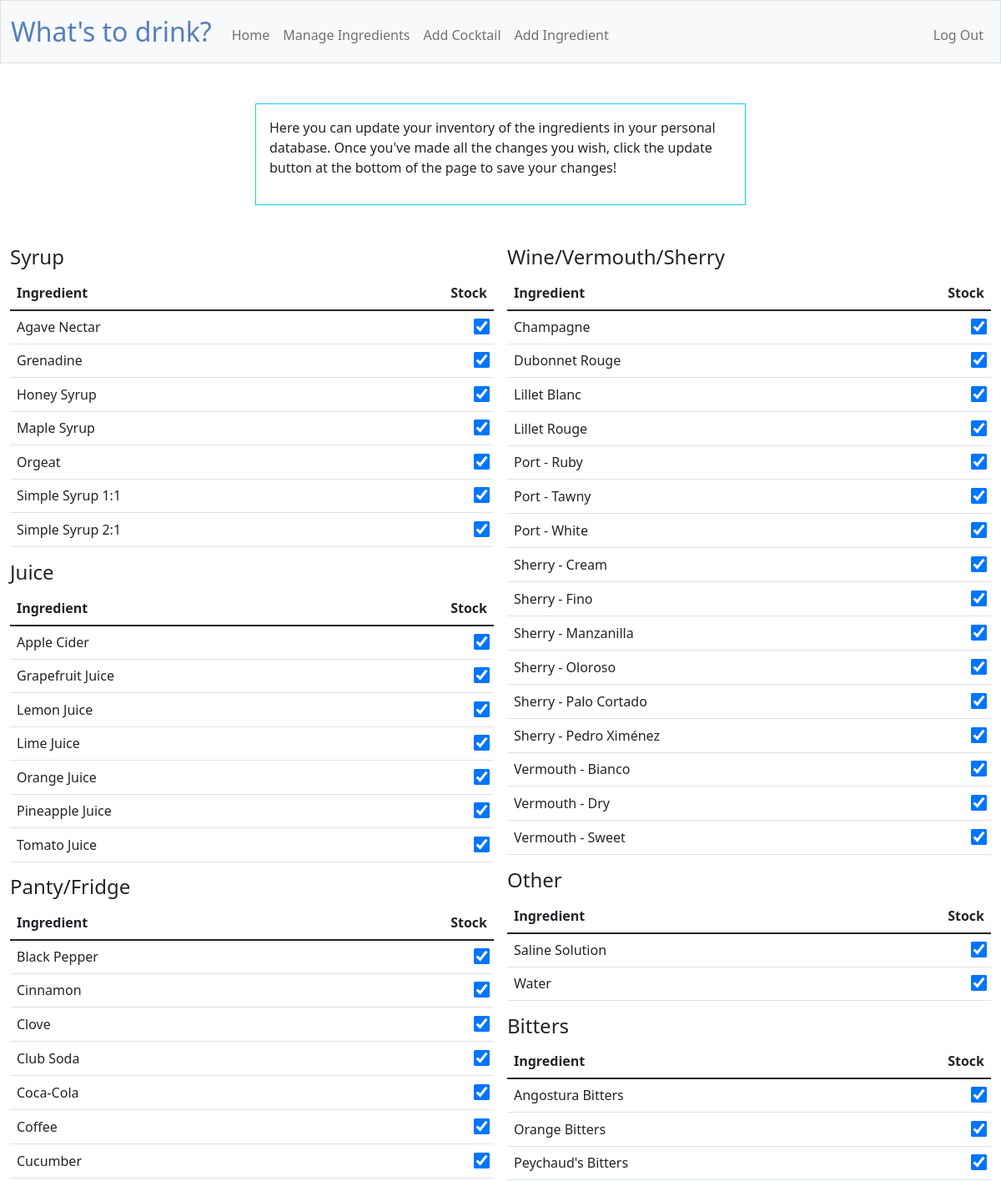
/manageingredients (signed in, upper part), run on the app's committed database.
### tables this page shows
CREATE TABLE common_ingredients (id INTEGER PRIMARY KEY AUTOINCREMENT NOT NULL, name TEXT NOT NULL, type TEXT);

### app.py (the view, shortened to what this page needs)
@app.route("/manageingredients", methods=["GET", "POST"])
@login_required
def manageingredients():
    if request.method =="GET":
        ingredients = db.execute("SELECT 'common' AS source, ci.id AS ingredient_id, ci.name, ci.type, cs.stock FROM common_ingredients ci LEFT JOIN common_stock cs ON ci.id = cs.ingredient_id AND cs.user_id = ? UNION SELECT 'user' AS source, i.id AS ingredient_id, i.name, i.type, i.stock FROM ingredients i WHERE i.user_id = ? ORDER BY name ASC", session["user_id"], session["user_id"])
        types = db.execute("SELECT DISTINCT type FROM common_ingredients")
        return render_template(
            "manageingredients.html", ingredients=ingredients, types=types
        )

### app.py (called while the page is built)
@app.after_request
def after_request(response):
    response.headers["Cache-Control"] = "no-cache, no-store, must-revalidate"
    response.headers["Expires"] = 0
    response.headers["Pragma"] = "no-cache"
    return response

### helpers.py (called while the page is built)
def login_required(f):
    @wraps(f)
    def decorated_function(*args, **kwargs):
        if session.get("user_id") is None:
            return redirect("/login")
        return f(*args, **kwargs)
    return decorated_function

### templates/manageingredients.html (shortened to what this page needs)
{% extends "layout.html" %}
{% block main %}
    <div class="center mb-5 border border-info p-3">
        <p>Here you can update your inventory of the ingredients in your personal database. Once you've made all the changes you wish, click the update button at the bottom of the page to save your changes!</p>
    </div>
    <form action="/manageingredients" method="post">
        <div class="table-group mb-3">
        {% for type in types %}
            <div class="no-break">
                <h4>{{ type.type }}</h4>
                <table class="table table-hover">
                    <thead>
                        <tr>
                            <th class="left-text">Ingredient</th>
                            <th class="right-text">Stock</th>
                        </tr>
                    </thead>
                    <tbody>
                        {% for ingredient in ingredients %}
                            <tr>
                                {% if ingredient.type == type.type %}
                                    <td class="left-text">{{ ingredient.name }}</td>
                                    {% if ingredient.stock == "on" %}
                                    <td class="right-text">
                                        <input type="checkbox" id="stock_{{ ingredient.name }}" name="stock_{{ ingredient.name }}" checked>
                                    </td>
                                    {% endif %}
                                {% endif %}
                            </tr>
                        {% endfor %}
                    </tbody>
                </table>
            </div>
        {% endfor %}
        </div>
    </form>
{% endblock %}

### templates/layout.html (shortened to what this page needs)
<!DOCTYPE html>
<html lang="en">
    <head>
        <link href="https://cdn.jsdelivr.net/npm/bootstrap@5.1.3/dist/css/bootstrap.min.css" rel="stylesheet">
        <link href="/static/styles.css" rel="stylesheet">
    </head>
    <body>
        <nav class="bg-light border navbar navbar-expand-md navbar-light">
            <div class="container-fluid">
                <a class="navbar-brand" href="/whatstodrink"><span class="blue">What's to drink?</span></a>
                <div class="collapse navbar-collapse" id="navbar">
                    {% if session["user_id"] %}
                        <ul class="navbar-nav me-auto mt-2">
                            <li class="nav-item"><a class="nav-link" href="/">Home</a></li>
                            <li class="nav-item"><a class="nav-link" href="/manageingredients">Manage Ingredients</a></li>
                            <li class="nav-item"><a class="nav-link" href="/addcocktail">Add Cocktail</a></li>
                            <li class="nav-item"><a class="nav-link" href="/addingredient">Add Ingredient</a></li>
                        </ul>
                        <ul class="navbar-nav ms-auto mt-2">
                            <li class="nav-item"><a class="nav-link" href="/logout">Log Out</a></li>
                        </ul>
                    {% else %}
                        <ul class="navbar-nav ms-auto mt-2">
                            <li class="nav-item"><a class="nav-link" href="/register">Register</a></li>
                            <li class="nav-item"><a class="nav-link" href="/login">Log In</a></li>
                        </ul>
                    {% endif %}
                </div>
            </div>
        </nav>
        <main class="container-fluid py-5">
            {% block main %}{% endblock %}
        </main>
    </body>
</html>

### static/styles.css (style rules this page uses)
.center { margin: auto; width: 50%; padding: 10px; }
nav .navbar-brand { font-size: xx-large; }
nav .navbar-brand .blue { color: #537fbe; }
table { background-color: transparent; margin-left: auto; margin-right: auto; margin-bottom: 1rem; width: 350px; }
table th, table td { padding: 0.75rem; vertical-align: middle; }
input[type=checkbox] { transform: scale(1.5); margin-left: 1rem; }
.no-break { break-inside: avoid-column; }
.table-group { column-count: 6; column-width: 400px; }
.blue { color: #537fbe; }
.right-text { text-align: right; }
.left-text { text-align: left; }

### data on the page
common_ingredients: name "Agave Nectar"
common_ingredients: name "Grenadine"
common_ingredients: name "Honey Syrup"
common_ingredients: name "Maple Syrup"
common_ingredients: name "Orgeat"
common_ingredients: name "Simple Syrup 1:1"
common_ingredients: name "Simple Syrup 2:1"
common_ingredients: name "Apple Cider"
common_ingredients: name "Grapefruit Juice"
common_ingredients: name "Lemon Juice"
common_ingredients: name "Lime Juice"
common_ingredients: name "Orange Juice"
common_ingredients: name "Pineapple Juice"
common_ingredients: name "Tomato Juice"
common_ingredients: name "Black Pepper"
common_ingredients: name "Cinnamon"
common_ingredients: name "Clove"
common_ingredients: name "Club Soda"
common_ingredients: name "Coca-Cola"
common_ingredients: name "Coffee"
common_ingredients: name "Cucumber"
common_ingredients: name "Champagne"
common_ingredients: name "Dubonnet Rouge"
common_ingredients: name "Lillet Blanc"
common_ingredients: name "Lillet Rouge"
common_ingredients: name "Port - Ruby"
common_ingredients: name "Port - Tawny"
common_ingredients: name "Port - White"
common_ingredients: name "Sherry - Cream"
common_ingredients: name "Sherry - Fino"
common_ingredients: name "Sherry - Manzanilla"
common_ingredients: name "Sherry - Oloroso"
common_ingredients: name "Sherry - Palo Cortado"
common_ingredients: name "Sherry - Pedro Ximénez"
common_ingredients: name "Vermouth - Bianco"
common_ingredients: name "Vermouth - Dry"
common_ingredients: name "Vermouth - Sweet"
common_ingredients: name "Saline Solution"
common_ingredients: name "Water"
common_ingredients: name "Angostura Bitters"
common_ingredients: name "Orange Bitters"
common_ingredients: name "Peychaud's Bitters"

### other printed values
{{ type.type }} "Syrup" "Juice" "Panty/Fridge" "Wine/Vermouth/Sherry" "Other" "Bitters"
